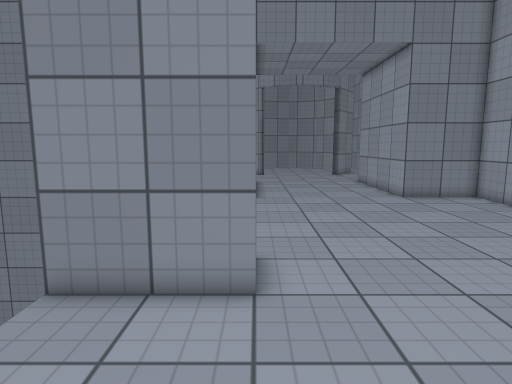
View 1 (above)

16 first-person views from a walk through a scene from a Unity 3-D project. The camera is 1.4 m above the floor, tilts 8° down and sees 75° across. The floor is counted in squares, 0.5 m on a side. Each view is taken from the middle of a square. On the plan, view 1 faces up. The plan holds only what a view shows up to about 20 squares ahead; the rest is blank. The place goes on beyond the plan. Surface patterns are stand-ins for the level's own textures.

View 2
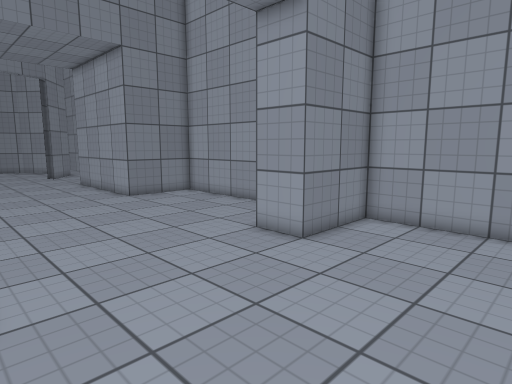

View 3
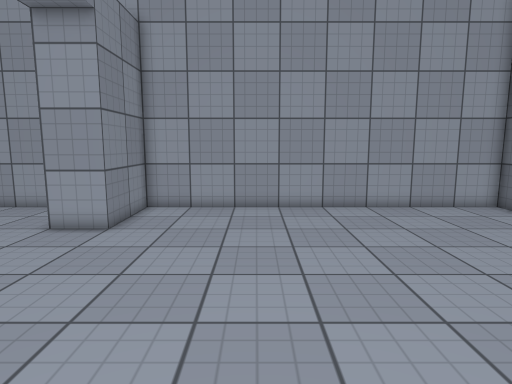

View 4
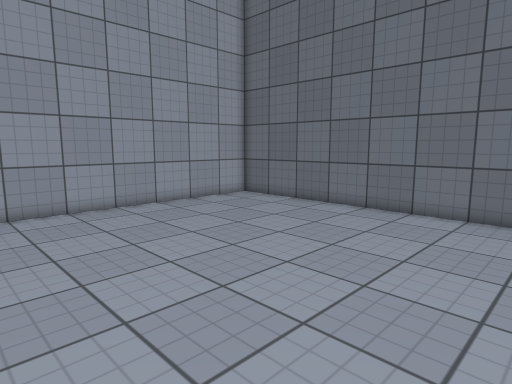

View 5
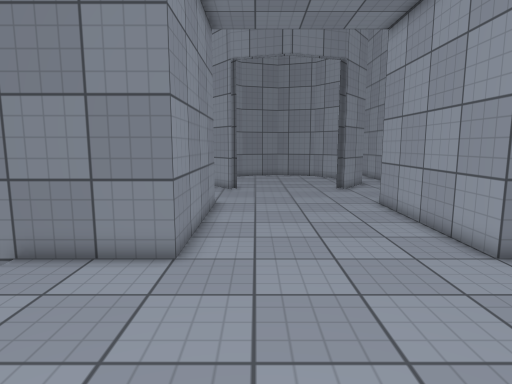

View 6
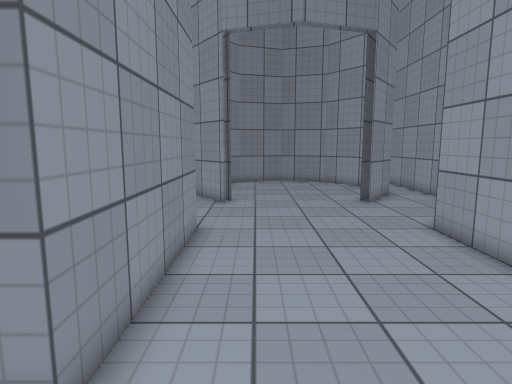

View 7
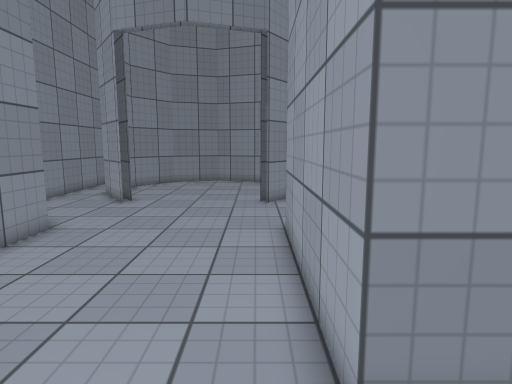

View 8
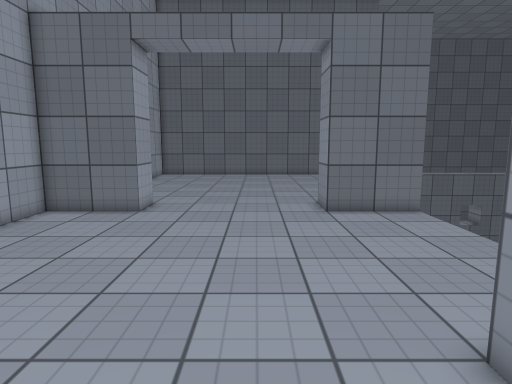

View 9
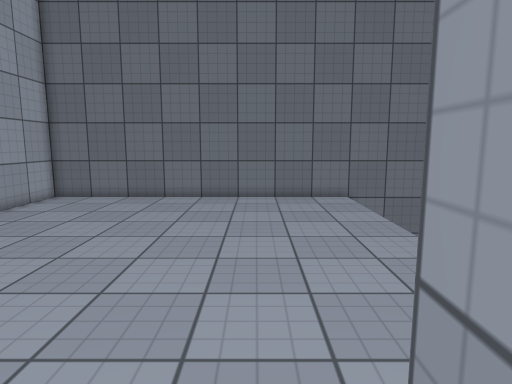

View 10
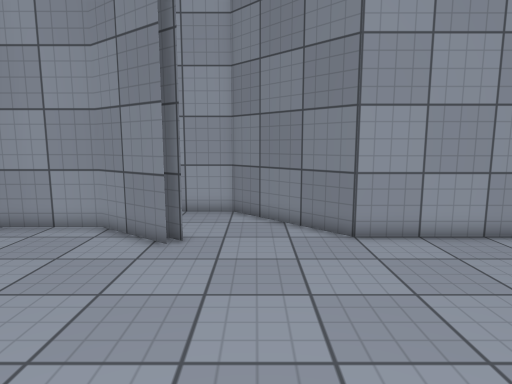

View 11
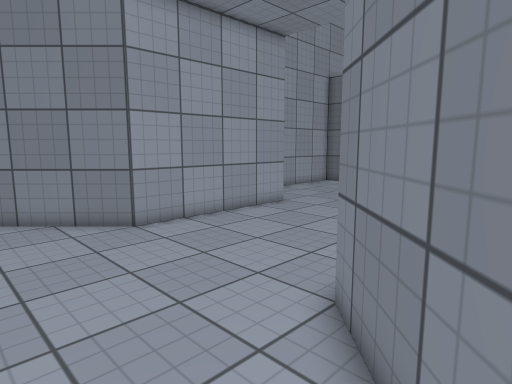

View 12
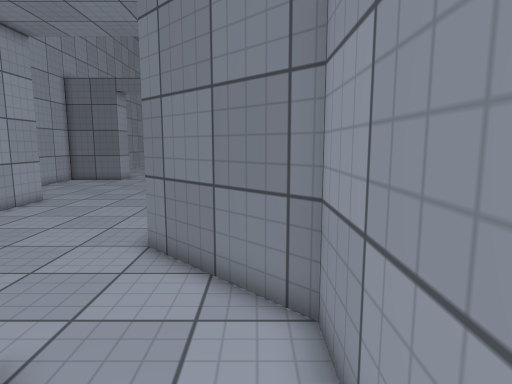

View 13
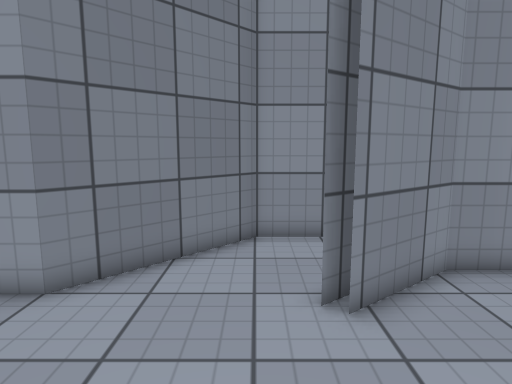

View 14
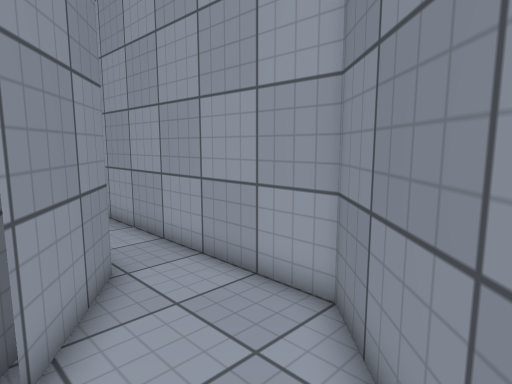

View 15
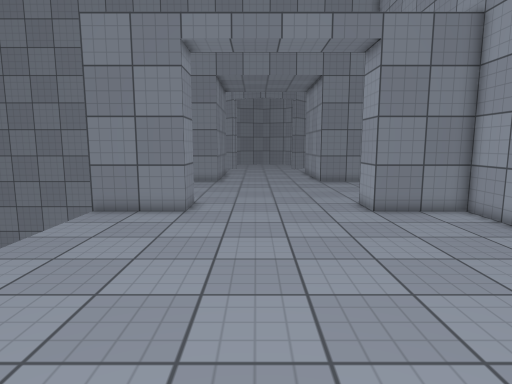

View 16
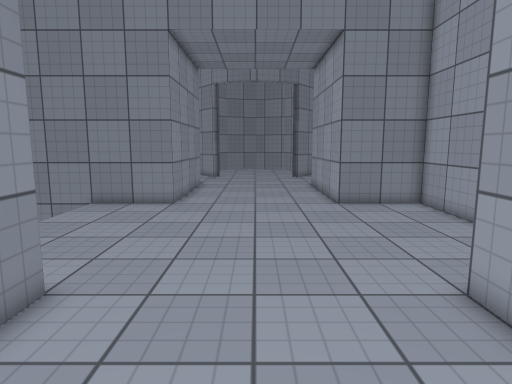

### Floor plan
Key: @ floor where view 1 was taken; # wall or solid block; . floor; v drop or lower ground.
Columns run from 4 left of view 1 to 12 right of it. Each row starts with its distance up from view 1.
 35 #. #.........# .#
 34 #.##.........##.#
 33 #..##.......##..#
 32 #...#.......#...#
 31 #...............#
 30 #...............#
 29 ##.............##
 28  ##...........##
 27   ##.........##
 26    ##.......##
 25     #.......#
 24     #.......#
 23     #.......#
 22     #.......#
 21     #.......#
 20     #.......#
 19     #.......#
 18 v####.......#####
 17 v...............#
 16 v...............#
 15 v...............#
 14 v...............#
 13 v...............#
 12 v...............#
 11 v...............#
 10 v...............#
  9 v...............#
  8 #####.......#####
  7 #####.......##
  6 #####.......#####
  5 v...............#
  4 v...............#
  3 v...............#
  2 v...............#
  1 v...............#
  0 v...@...........#
 -1 v...............#
 -2 v...............#
 -3 v...............#
 -4 v...............#
 -5 v...............#
 -6 v...............#
 -7 v...............#
 -8 v...............#
 -9 v...............#
-10 v################

Positions as (right, up) in squares from view 1, and headings:
1: (0, 0), facing up
2: (0, 0), facing up-right
3: (-3, 1), facing right
4: (-3, 4), facing down-right
5: (2, 10), facing up
6: (2, 15), facing up
7: (7, 15), facing up
8: (3, 22), facing down
9: (1, 8), facing down
10: (-2, 29), facing right
11: (-3, 31), facing down-right
12: (-3, 35), facing down
13: (6, 30), facing left
14: (7, 27), facing up-right
15: (3, -8), facing up
16: (4, 2), facing up
